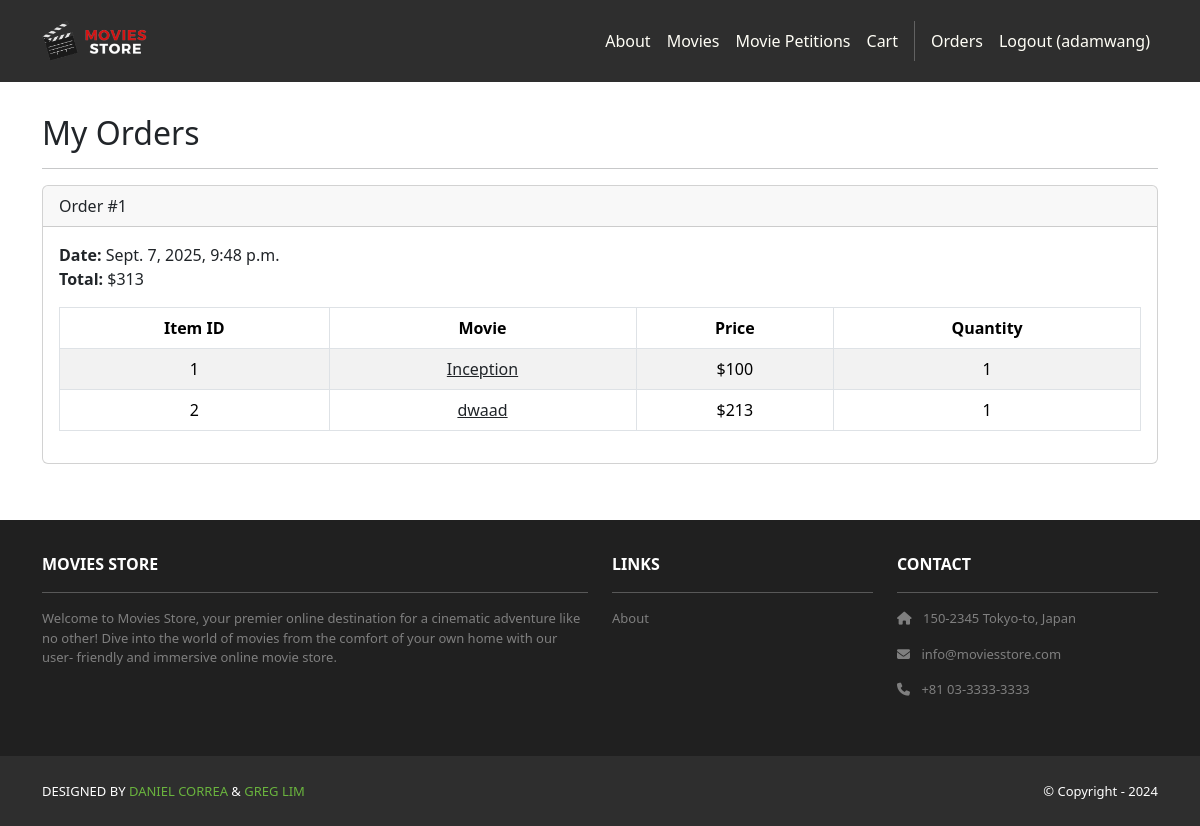
The page /accounts/orders/ (signed in) on the database as committed earlier.
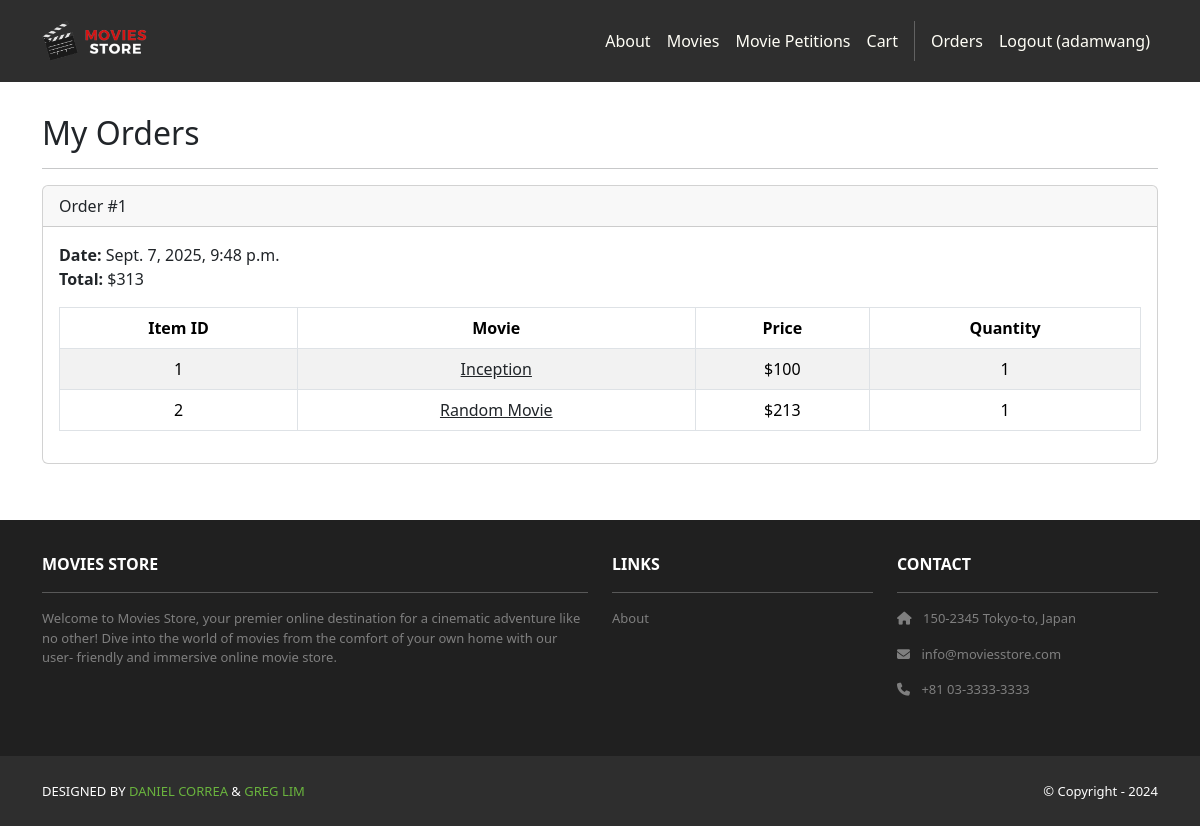
The same page on the database as committed later.
### cart/models.py (models this page shows, shortened)
class Item(models.Model):
    id = models.AutoField(primary_key=True)
    price = models.IntegerField()
    quantity = models.IntegerField()
    order = models.ForeignKey(Order,
        on_delete=models.CASCADE)
    movie = models.ForeignKey(Movie,
        on_delete=models.CASCADE)

### movies/models.py (models this page shows, shortened)
class Movie(models.Model):
    id = models.AutoField(primary_key=True)
    name = models.CharField(max_length=255)
    price = models.IntegerField()
    description = models.TextField()
    image = models.ImageField(upload_to='movie_images/')

### accounts/views.py (the view)
# urls.py: path('orders/', views.orders, name='accounts.orders'),
@login_required
def orders(request):
    template_data = {}
    template_data['title'] = 'Orders'
    template_data['orders'] = request.user.order_set.all()
    return render(request, 'accounts/orders.html',
        {'template_data': template_data})

### accounts/templates/accounts/orders.html
{% extends 'base.html' %}
{% block content %}
<div class="p-3">
  <div class="container">
    <div class="row mt-3">
      <div class="col mx-auto mb-3">
        <h2>My Orders</h2>
        <hr />
        {% for order in template_data.orders %}
        <div class="card mb-4">
          <div class="card-header">
            Order #{{ order.id }}
          </div>
          <div class="card-body">
            <b>Date:</b> {{ order.date }}<br />
            <b>Total:</b> ${{ order.total }}<br />
            <table class="table table-bordered
              table-striped text-center mt-3">
              <thead>
                <tr>
                  <th scope="col">Item ID</th>
                  <th scope="col">Movie</th>
                  <th scope="col">Price</th>
                  <th scope="col">Quantity</th>
                </tr>
              </thead>
              <tbody>
                {% for item in order.item_set.all %}
                <tr>
                  <td>{{ item.movie.id }}</td>
                  <td>
                    <a class="link-dark"
                      href="{% url 'movies.show' id=item.movie.id %}">
                      {{ item.movie.name }}
                    </a>
                  </td>
                  <td>${{ item.movie.price }}</td>
                  <td>{{ item.quantity }}</td>
                </tr>
                {% endfor %}
              </tbody>
            </table>
          </div>
        </div>
        {% endfor %}
      </div>
    </div>
  </div>
</div>
{% endblock content %}

Rows that differ between the two databases and show on the page:
changed through a linked row, Item: movie.name "dwaad" → "Random Movie"
